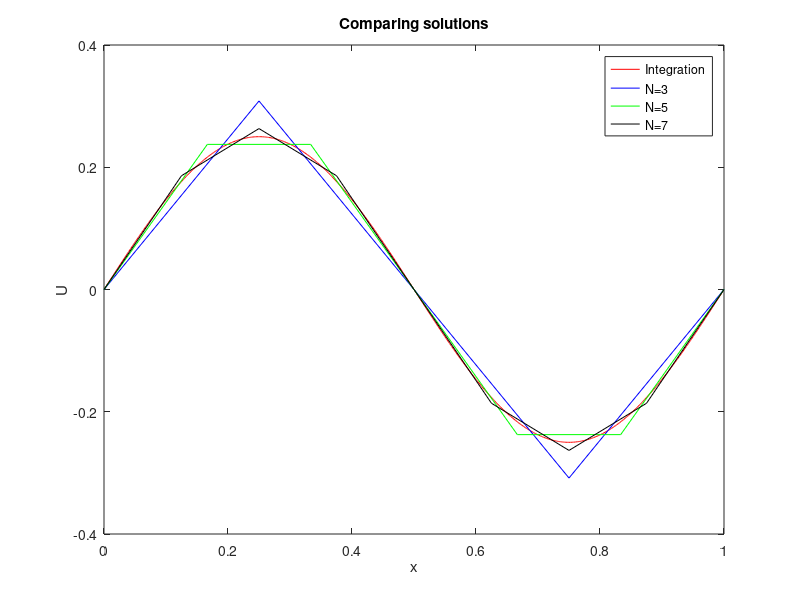

MATLAB code for this plot:
%% Clear
clear;
close all;
clc;

% 20161216
% HAN, SANGJUN in EECS
% HW2 for Linear Algebra
% 2017. 4. 5

%% Solution by continuous integration
N = 1000;
X = sort(rand(N, 1));
y = (1/4) * sin(2 * pi * X);

%% When N = 3
X_3 = [0 1/4 2/4 3/4 1];
A = [2 -1 0; -1 2 -1; 0 -1 2];
f = @(c) (pi^2) * sin(2 * pi * c);
h = 1/4;
y_3 = inv(A) * ((h^2) .* [f(X_3(2)); f(X_3(3)); f(X_3(4))]);
y_3 = [f(X_3(1)); y_3; f(X_3(5))];

%% When N = 5
X_5 = [0 1/6 2/6 3/6 4/6 5/6 1];
A = [2 -1 0 0 0; -1 2 -1 0 0; 0 -1 2 -1 0; 0 0 -1 2 -1; 0 0 0 -1 2];
f = @(c) (pi^2) * sin(2 * pi * c);
h = 1/6;
y_5 = inv(A) * ((h^2) .* [f(X_5(2)); f(X_5(3)); f(X_5(4)); f(X_5(5)); f(X_5(6))]);
y_5 = [f(X_5(1)); y_5; f(X_5(7))];

%% When N = 7
X_8 = [0 1/8 2/8 3/8 4/8 5/8 6/8 7/8 1];
A = [2 -1 0 0 0 0 0; -1 2 -1 0 0 0 0; 0 -1 2 -1 0 0 0; 0 0 -1 2 -1 0 0; 0 0 0 -1 2 -1 0; 0 0 0 0 -1 2 -1; 0 0 0 0 0 -1 2];
f = @(c) (pi^2) * sin(2 * pi * c);
h = 1/8;
y_8 = inv(A) * ((h^2) .* [f(X_8(2)); f(X_8(3)); f(X_8(4)); f(X_8(5)); f(X_8(6)); f(X_8(7)); f(X_8(8))]);
y_8 = [f(X_8(1)); y_8; f(X_8(9))];

%% Graph
figure;
plot(X, y, 'r');
hold on;
plot(X_3, y_3, 'b');
hold on;
plot(X_5, y_5, 'g');
hold on;
plot(X_8, y_8, 'k');
legend('Integration','N=3', 'N=5', 'N=7'); xlabel('x'); ylabel('U'); title(['Comparing solutions']);

